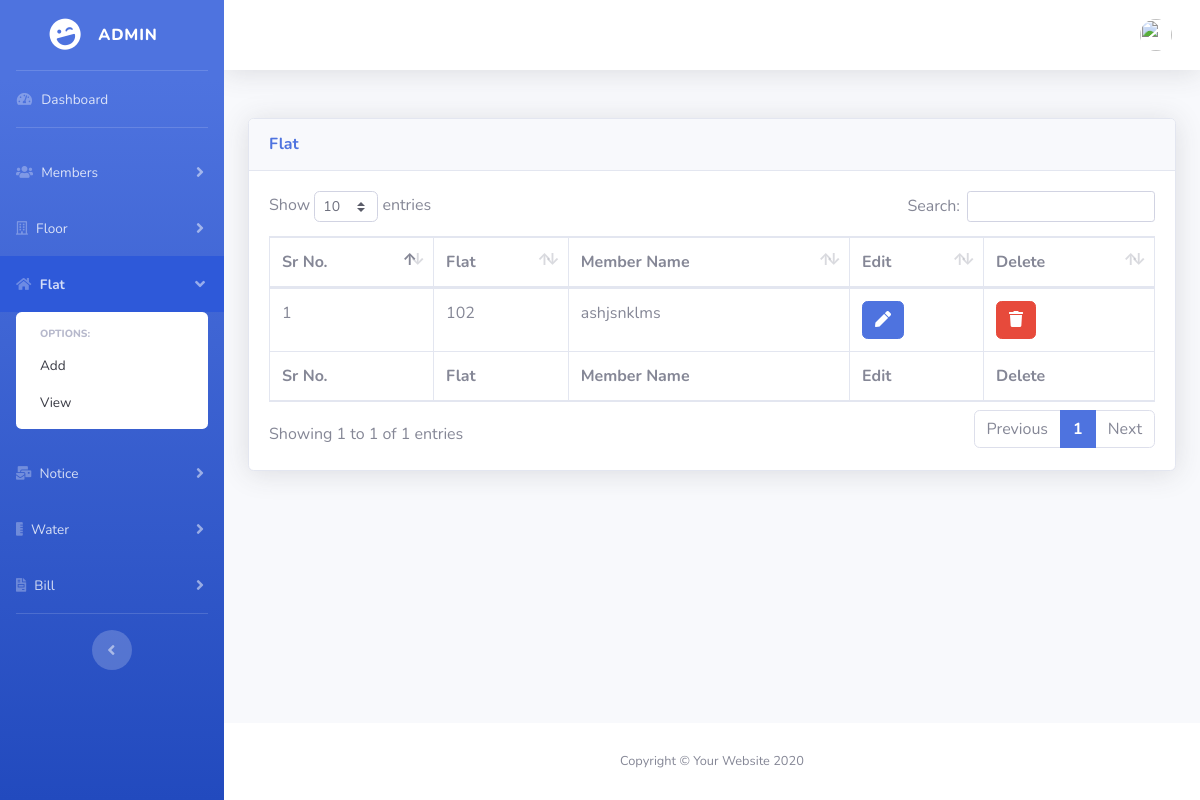
Page /admin/flat.php (signed in) on the earlier database version.
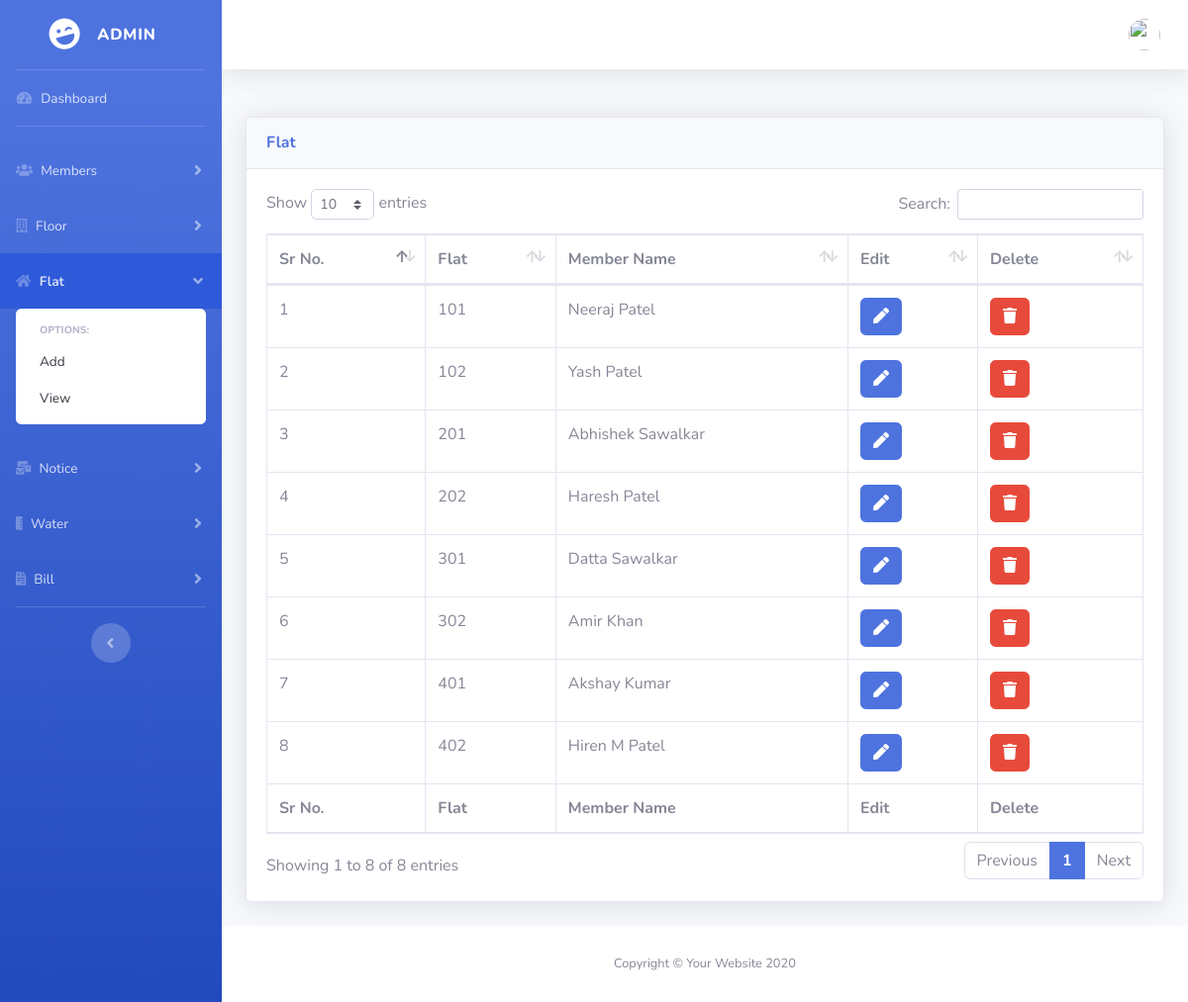
Same page on the later database version.
### tables this page shows
CREATE TABLE `flat` (
  `id` int(11) NOT NULL,
  `flat_id` int(11) NOT NULL,
  `member_name` varchar(255) NOT NULL,
  `created_at` datetime NOT NULL,
  `updated_at` datetime NOT NULL
);

CREATE TABLE `building` (
  `id` int(11) NOT NULL,
  `floor_no` int(11) NOT NULL,
  `flat_no` int(11) NOT NULL,
  `created_at` datetime NOT NULL,
  `updated_at` datetime NOT NULL
);

### admin/classes/Database.php (called while the page is built, shortened)
<?php
    class Database{
        private $host;
        private $username;
        private $password;
        private $database;
        private $connection;
        public function __construct(){
            $this->host = "localhost";
            $this->username = "root";
            $this->password = "";
            $this->database = "societymanagement";
        }
        public function connectDB(){
            $this->connection = new mysqli($this->host, $this->username, $this->password);
            $db_selected = $this->connection->select_db($this->database);
        }
        public function getConnection(){
            return $this->connection;
        }
    }
    $database = new Database();
?>

### admin/classes/Session.php (called while the page is built, shortened)
<?php
class Session {
    public static function isSessionStart(){
        if(isset($_SESSION['login'])){
            return true;
        } else{
            return false;
        }
    }
}

### admin/classes/Flat.php (called while the page is built, shortened)
<?php
    include_once("Database.php");
    include_once("Session.php");
    class Flat{
        private $connection;
        public function __construct(){
            global $database;
            $this->connection = $database->getConnection();
        }
        public function getDetails(){
            $result_set = $this->connection->query("SELECT flat.member_name, flat.id, building.flat_no FROM flat JOIN building
            ON flat.flat_id = building.id");
            return $result_set;
        }
    }
?>

### admin/includes/flat/view-flat.php (the view, shortened to what this page needs)
<?php
    $flat = new Flat();
?>
<div class="card shadow mb-4">
    <div class="card-header py-3">
        <h6 class="m-0 font-weight-bold text-primary">Flat</h6> </div>
    <div class="card-body">
        <div class="table-responsive">
            <table class="table table-bordered" id="dataTable" width="100%" cellspacing="0">
                <thead>
                    <tr>
                        <th>Sr No.</th>
                        <th>Flat</th>
                        <th>Member Name</th>
                        <?php
                            if($user_role == 'admin'){
                        ?>
                        <th>Edit</th>
                        <th>Delete</th>
                        <?php
                            }
                        ?>
                    </tr>
                </thead>
                <tfoot>
                    <tr>
                        <th>Sr No.</th>
                        <th>Flat</th>
                        <th>Member Name</th>
                        <?php
                            if($user_role == 'admin'){
                        ?>
                        <th>Edit</th>
                        <th>Delete</th>
                        <?php
                            }
                        ?>
                    </tr>
                </tfoot>
                 <tbody>
                  <?php
                        $id = 0;
                        $allFlats = $flat->getDetails();
                        while($row = mysqli_fetch_assoc($allFlats)){
                            $id = $id+1;
                            $flat_id = $row['id'];
                            $flat_no = $row['flat_no'];
                            $member_name = $row['member_name'];
                            echo "<tr>";
                            echo "<td>$id</td>";
                            echo "<td>$flat_no</td>";
                            echo "<td>$member_name</td>";
                            if($user_role == 'admin'){
                                echo "<td><a href='flat.php?source=edit_flat&flat_id=$flat_id' class='btn btn-primary'><span class='fa fa-pen'></span></a></td> ";
                                echo "<td><button type='button' class='btn btn-danger delete-flat' data-flat-id='$flat_id'> <span class='fa fa-trash'></span></button></td>";
                            }
                            echo "</tr>";
                        }
                    ?>
                </tbody>
            </table>
        </div>
    </div>
</div>

Differences in the rows shown:
now on this page (row edited): flat: building.flat_no "101", member_name "Neeraj Patel"
changed flat: member_name "ashjsnklms" → "Yash Patel"
added flat: building.flat_no "201", member_name "Abhishek Sawalkar"
added flat: building.flat_no "202", member_name "Haresh Patel"
added flat: building.flat_no "301", member_name "Datta Sawalkar"
added flat: building.flat_no "302", member_name "Amir Khan"
added flat: building.flat_no "401", member_name "Akshay Kumar"
added flat: building.flat_no "402", member_name "Hiren M Patel"
Other differences:
text written by a page script: "Show entries Search: Showing 1 to 1 of 1 entries Previous 1 Next" → "Show entries Search: Showing 1 to 8 of 8 entries Previous 1 Next"
